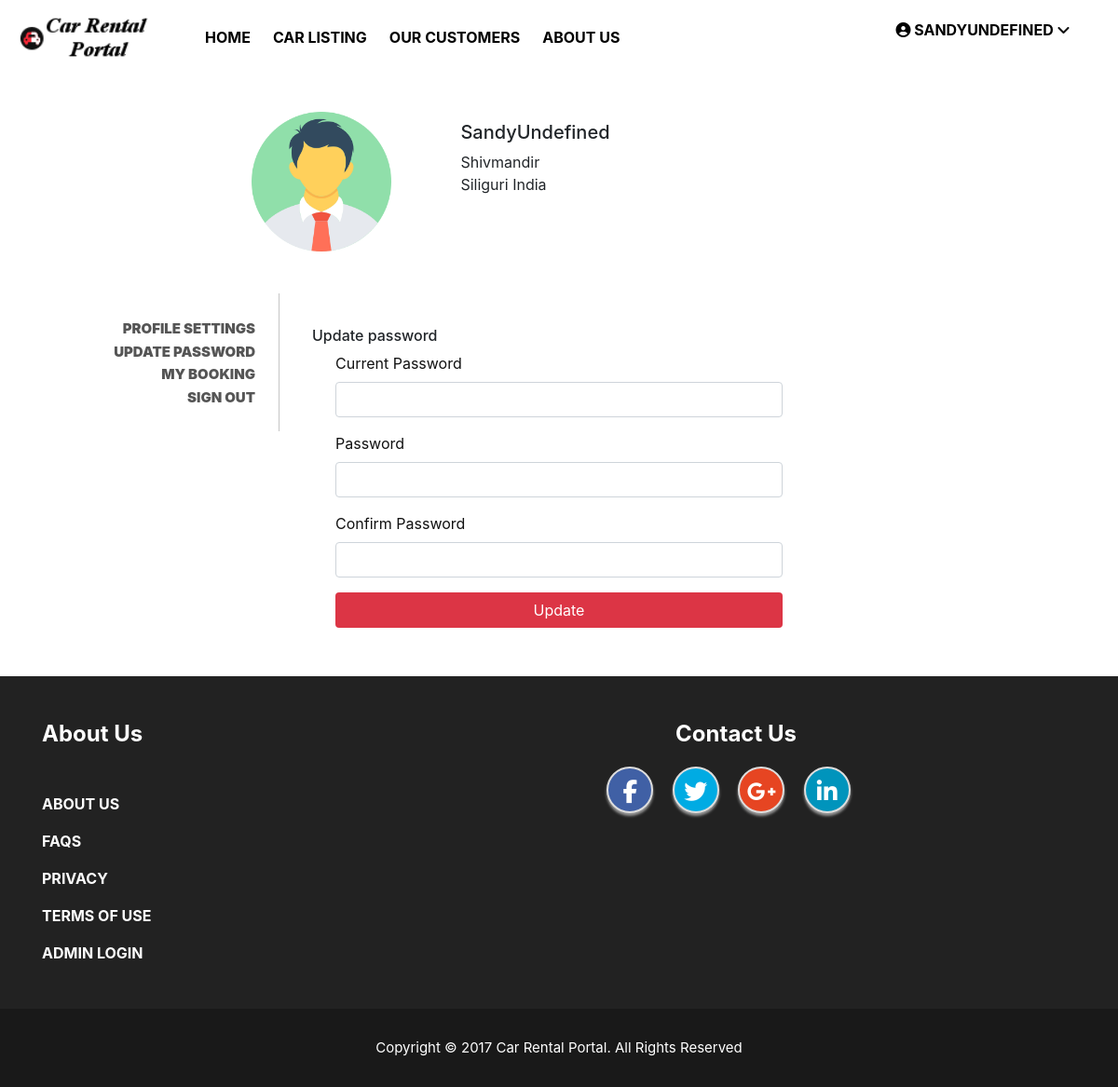
/update-password.php (signed in), run on the app's committed database.
### tables this page shows
CREATE TABLE `users` (
  `Id` int(11) NOT NULL,
  `FullName` varchar(120) NOT NULL,
  `EmailId` varchar(100) NOT NULL,
  `password` varchar(100) NOT NULL,
  `ContactNo` char(11) NOT NULL,
  `Dob` varchar(100) NOT NULL,
  `Address` varchar(255) NOT NULL,
  `City` varchar(100) NOT NULL,
  `Country` varchar(100) NOT NULL,
  `RegDate` timestamp NOT NULL DEFAULT CURRENT_TIMESTAMP,
  `UpdationDate` timestamp NULL DEFAULT NULL ON UPDATE CURRENT_TIMESTAMP
);

### update-password.php (the view, shortened to what this page needs)
<?php
include("includes/connection.php");
include ("includes/header.php");
if (isset($_SESSION['login']))
{
?>
<!DOCTYPE html>
<html>
<head>
</head>
<body>
   <?php
$useremail=$_SESSION['login'];
$query = "SELECT * from users where EmailId='$useremail'";
$result = mysqli_query($conn,$query);
$rowCount = mysqli_num_rows($result);
if($rowCount > 0)
{
while ($rows = mysqli_fetch_assoc($result))
 {
?>
<section class="user_profile inner_pages">
  <div class="container">
    <div class="user_profile_info gray-bg "style="padding-top: 40px;">
      <div class="upload_user_logo"> <img src="assets/img/man.png" width="150px;" height="150px" alt="image">
      </div>
      <div class="dealer_info">
        <h5><?php echo $rows['FullName'];?></h5>
        <p><?php echo $rows['Address'];?><br>
          <?php echo $rows['City'];?>&nbsp;<?php echo $rows['Country'];}}?></p>
      </div>
    </div>
    <div class="row">
      <div class="col-md-3 col-sm-3">
        <?php include('includes/sidebar.php');?>
      <div class="col-md-6 col-sm-8">
        <div class="profile_wrap">
<form name="chngpwd" method="post" onSubmit="return valid();" action="includes/login_regs_get.php">
            <div class="gray-bg field-title">
              <h6>Update password</h6>
            </div>
            <div class="form-group">
              <label class="control-label">Current Password</label>
              <input class="form-control white_bg" id="password" name="password"  type="password" required>
            </div>
            <div class="form-group">
              <label class="control-label">Password</label>
              <input class="form-control white_bg" id="newpassword" type="password" name="newpassword" required>
            </div>
            <div class="form-group">
              <label class="control-label">Confirm Password</label>
              <input class="form-control white_bg" id="confirmpassword" type="password" name="confirmpassword"  required>
            </div>
            <div class="form-group">
               <input type="submit" value="Update" name="update" id="submit" class="btn btn-block">
            </div>
          </form>
        </div>
      </div>
    </div>
  </div>
</section>
   <?php include("includes/footer.php");?>
</body>
</html>
<?php
}else
{
	header('location:index.php');
}
 ?>

### includes/header.php (shortened to what this page needs)
<!DOCTYPE html>
<html>
<head>
  <link rel="stylesheet" href="https://stackpath.bootstrapcdn.com/bootstrap/4.3.1/css/bootstrap.min.css">
  <link rel="stylesheet" type="text/css" href="//cdn.jsdelivr.net/npm/slick-carousel@1.8.1/slick/slick.css"/>
<link rel="stylesheet" href="https://use.fontawesome.com/releases/v5.8.1/css/all.css">
<link rel="stylesheet" type="text/css" href="assets/css/main.css">
</head>
<body>
  <nav class="navbar sticky-top navbar-expand-lg">
  <a class="navbar-brand mr-3" href="index.php">
    <img src="assets/img/logo.png" width="180" height="50" class="d-inline-block align-top ">
  </a>
  <div class="collapse navbar-collapse" id="navbarSupportedContent">
    <ul class="navbar-nav mr-auto">
      <li class="nav-item active mr-2">
        <a class="nav-link" href="index.php">Home <span class="sr-only">(current)</span></a>
      </li>
      <li class="nav-item mr-2">
        <a class="nav-link" href="#carlisting">Car listing</a>
      </li>
       <li class="nav-item mr-2">
        <a class="nav-link" href="#our_customers">our customers</a>
      </li><li class="nav-item mr-2">
        <a class="nav-link" href="#about_us">About us</a>
      </li>
      <div class="user_login">
          <ul>
            <li class="dropdown"> <a href="#" data-toggle="dropdown" aria-haspopup="true" aria-expanded="false"><i class="fas fa-user-circle"></i>
<?php
if (isset($_SESSION['login']))
{
$email=$_SESSION['login'];
$query ="SELECT FullName FROM users WHERE EmailId='$email'";
$result = mysqli_query($conn,$query);
$rowcount = mysqli_num_rows($result);
if( $rowcount > 0)
{
while ( $rows = mysqli_fetch_assoc($result))
{
   echo $rows['FullName'];}}?>
         <i class="fa fa-angle-down"></i></a>
           <?php if(isset($_SESSION['login'])){?>
            <li><a href="profile.php">Profile Settings</a></li>
              <li><a href="update-password.php">Update Password</a></li>
            <li><a href="my-booking.php">My Booking</a></li>
            <li><a href="logout.php">Sign Out</a></li>
            <?php }} ?>
            </li>
          </ul>
        </div>
      </ul>
  </div>
</nav>

### assets/css/main.css (style rules this page uses)
body { margin:0px; padding: 0px; overflow-x: hidden; }
.navbar { background: #fff; height: 80px; }
.profile_wrap { padding: 16px 5px; }
.profile_wrap form { padding:20px 0; }
.profile_wrap form .form-group { padding:0 25px; }
.profile_wrap form .control-label { color:#111; }
.user_profile_info { margin:0 auto 45px; max-width:660px; overflow:hidden; }
.dealer_info { float:right; width:66%; padding:10px 0; }
.upload_user_logo { float: left; position: relative; width: 28%; }
a { font-weight: bold; text-transform: uppercase; color: #000000; text-decoration: none!important; }
.dropdown { margin-left: 15px; float: right; }
.btn { width: auto; background: #dc3545; color: #fff; }
.dropdown { margin-left: 280px; }
ul, li { margin: 0; padding: 0; list-style: none; }

### data on the page
users: FullName "SANDYUNDEFINED", FullName "SandyUndefined", Address "Shivmandir", City "Siliguri", Country "India"
